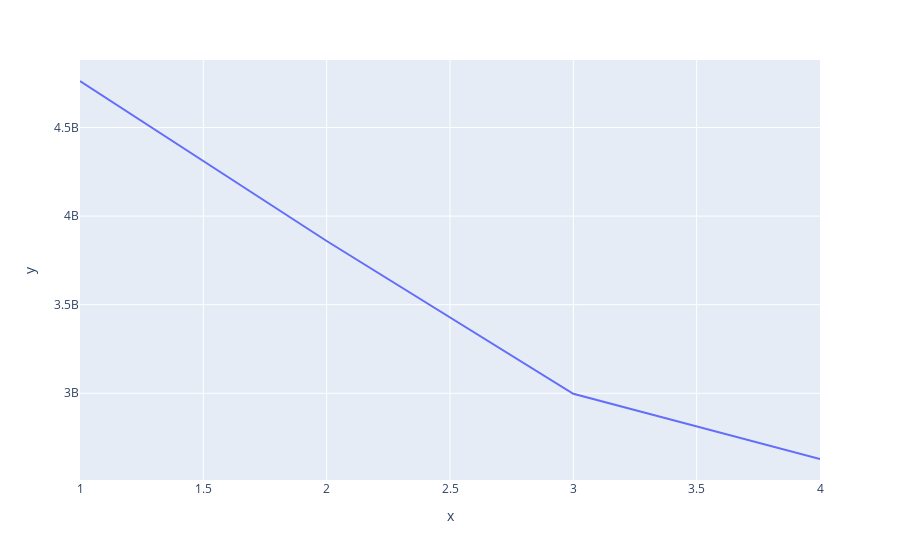

Notebook cell for this chart:
### Code cell
import plotly.express as px
px.line(x = range(1,5), y = train_mses)

### Figure 1 — Plotly figure (JSON) as saved in the notebook; plotly's stock layout.template omitted (floating-point values rounded to 4 significant figures)
{"data": [{"hovertemplate": "x=%{x}<br>y=%{y}<extra></extra>", "legendgroup": "", "line": {"color": "#636efa", "dash": "solid"}, "marker": {"symbol": "circle"}, "mode": "lines", "name": "", "orientation": "v", "showlegend": false, "type": "scatter", "x": [1, 2, 3, 4], "xaxis": "x", "y": [4762000000.0, 3859000000.0, 2997000000.0, 2629000000.0], "yaxis": "y"}], "layout": {"legend": {"tracegroupgap": 0}, "margin": {"t": 60}, "xaxis": {"anchor": "y", "domain": [0, 1], "title": {"text": "x"}}, "yaxis": {"anchor": "x", "domain": [0, 1], "title": {"text": "y"}}}}
